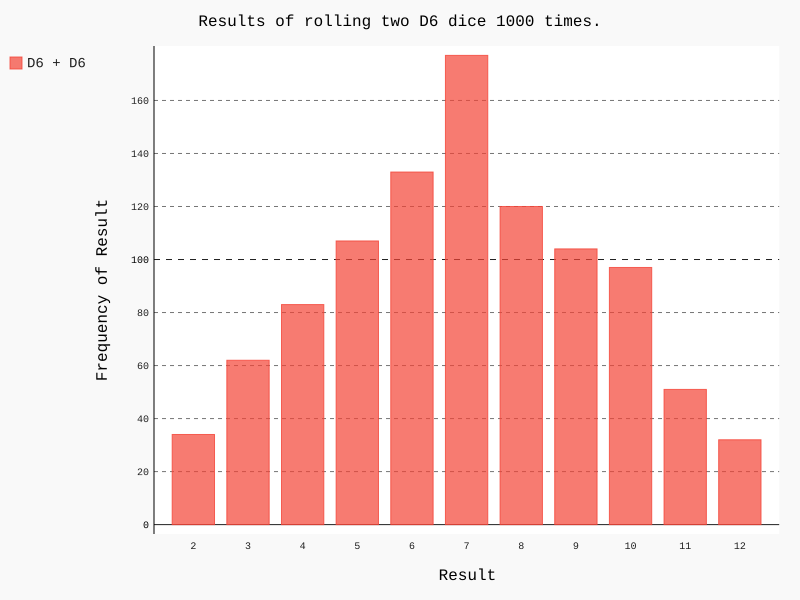

The script that drew this image:
import pygal

from die import Die

# Create two D6 dice.
die_1 = Die()
die_2 = Die()

# Make some rolls, and store results in a list.
results = []
for roll_num in range(1000):
	result = die_1.roll() + die_2.roll()
	results.append(result)

# Analyze the results.
frequencies = []
max_result = die_1.num_sides + die_2.num_sides
for value in range(2, max_result+1):
	frequency = results.count(value)
	frequencies.append(frequency)

# Visualize the results.
hist = pygal.Bar()

hist.title = "Results of rolling two D6 dice 1000 times."
hist.x_labels = ['2', '3', '4', '5', '6', '7', '8', '9', '10', '11', '12']
hist.x_title = "Result"
hist.y_title = "Frequency of Result"

hist.add('D6 + D6', frequencies)
hist.render_to_file('dice_visual.svg')
print(frequencies)
